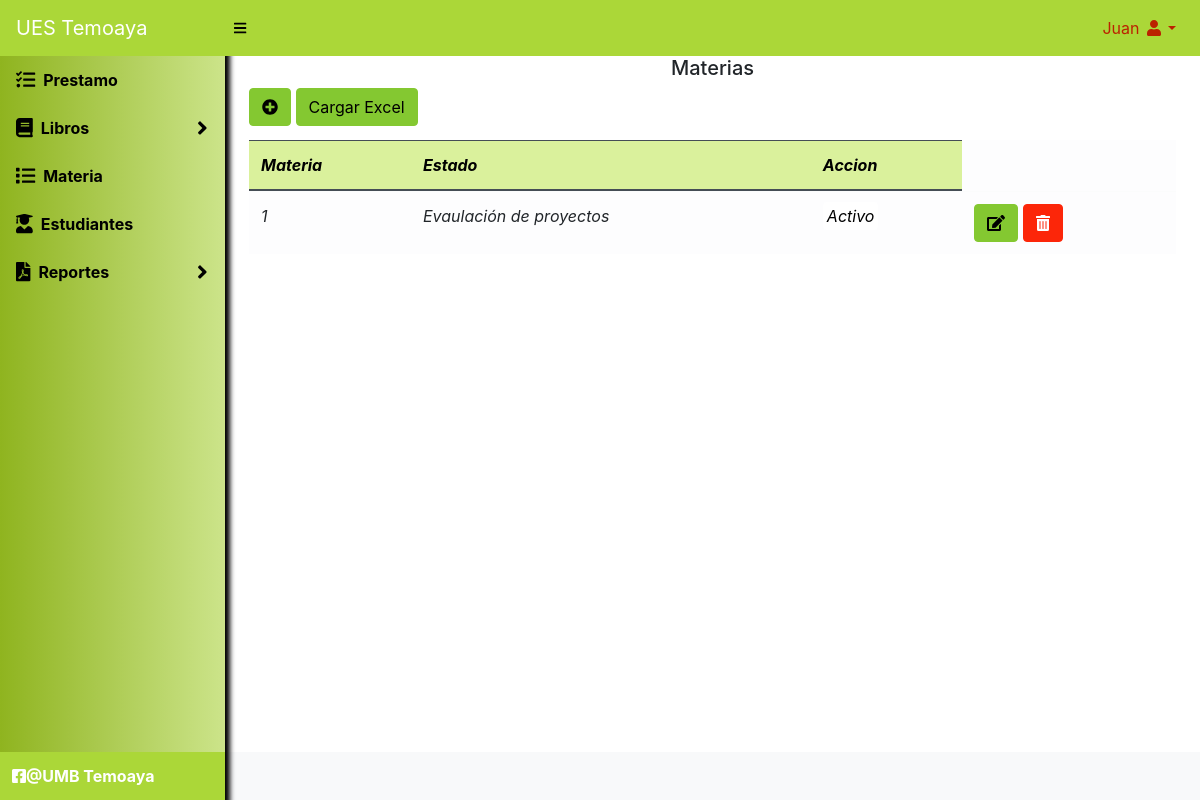
Page /biblioteca/materia (signed in) on the committed database.
### tables this page shows
CREATE TABLE `materia` (
  `id` int(11) NOT NULL,
  `materia` text NOT NULL,
  `estado` tinyint(1) DEFAULT NULL
);

### biblioteca/Libraries/Core/Views.php (called while the page is built)
<?php
class Views{
    function getView($controller, $view, $data="", $alert="", $config = "", $cliente = "")
    {
        $controller = get_class($controller);
        if ($controller == "Home") {
            $view = "Views/".$view.".php";
        }else{
            $view = "Views/" . $controller . "/" . $view . ".php";
        }
        require_once($view);
    }
}
?>

### biblioteca/Controller/Materia.php (called while the page is built, shortened)
<?php
class Materia extends Controllers
{
    public function materia()
    {
        $data = $this->model->selectMateria();
        $this->views->getView($this, "listar", $data);
    }
}
?>

### biblioteca/index.php (called while the page is built, shortened)
<?php
require_once("Helpers/Helpers.php");
require_once("Libraries/Core/Load.php");
?>

### biblioteca/Libraries/Core/Mysql.php (called while the page is built, shortened)
<?php
class Mysql extends Conexion{
    private $conexion;
    function __construct()
    {
        $this->conexion = new Conexion();
        $this->conexion = $this->conexion->conect();
    }
    public function select_all(string $query){
        $this->strquery = $query;
        $result = $this->conexion->prepare($this->strquery);
        $result->execute();
        $data = $result->fetchall(PDO::FETCH_ASSOC);
        return $data;
    }
}
?>

### biblioteca/Libraries/Core/Conexion.php (called while the page is built)
<?php
class Conexion{
    private $conect;
    public function __construct()
    {
      $conexion = "mysql:host=".HOST.";dbname=".BD.";.CHARSET.";
      try {
          $this->conect = new PDO($conexion, DB_USER, PASS);
          $this->conect->setAttribute(PDO::ATTR_ERRMODE, PDO::ERRMODE_EXCEPTION);
      } catch (PDOException $e) {
          $this->conect = "Error en la conexion";
          echo "Error: " . $e->getMessage();
      }
    }
    public function conect()
    {
        return $this->conect;
    }
}
?>

### biblioteca/Models/MateriaModel.php (called while the page is built, shortened)
<?php
class MateriaModel extends Mysql{
    public function selectMateria()
    {
        $sql = "SELECT * FROM materia";
        $res = $this->select_all($sql);
        return $res;
    }
}
?>

### biblioteca/Helpers/Helpers.php (called while the page is built, shortened)
<?php
function base_url()
{
    return BASE_URL;
}
?>

### biblioteca/Views/materia/listar.php (the view, shortened to what this page needs)
<div id="layoutSidenav_content">
    <main>
        <div class="container-fluid">
            <h5 class="text-center">Materias</h5>
            <div class="row">
                <div class="col-lg-12">
                    <button class="btn btn-primary mb-2" type="button" data-toggle="modal" data-target="#nuevoMateria"><i class="fas fa-plus-circle"></i></button>
                    <a href = "http://localhost/importarE/index.php">
                    <button class="btn btn-primary mb-2" type="button"  name="Cargar excel"> Cargar Excel<i i></button>
                    </a>
                    <div class="table-responsive">
                        <table class="table table-light mt-4" id="table">
                            <thead class="thead-dark">
                                <tr>
                                    <th>Materia</th>
                                    <th>Estado</th>
                                    <th>Accion</th>
                                </tr>
                            </thead>
                            <tbody>
                                <?php foreach ($data as $materia) {
                                    if ($materia['estado'] == 1) {
                                        $estado = '<span class="badge-success p-1 rounded">Activo</span>';
                                    } else {
                                        $estado = '<span class="badge-danger p-1 rounded">Inactivo</span>';
                                    }
                                ?>
                                    <tr>
                                        <td><?php echo $materia['id']; ?></td>
                                        <td><?php echo $materia['materia']; ?></td>
                                        <td><?php echo $estado; ?></td>
                                        <td>
                                            <a class="btn btn-primary" href="<?php echo base_url() ?>materia/editar?id=<?php echo $materia['id'] ?>"><i class="fas fa-edit"></i></a>
                                            <?php if ($materia['estado'] == 1) { ?>
                                                <form method="post" action="<?php echo base_url() ?>materia/eliminar" class="d-inline eliminar">
                                                    <button class="btn btn-danger" type="submit"><i class="fas fa-trash-alt"></i></button>
                                                </form>
                                            <?php } ?>
                                        </td>
                                    </tr>
                                <?php } ?>
                            </tbody>
                        </table>
                    </div>
                </div>
            </div>
        </div>
    </main>

### rows in the picture
materia: id "1", materia "Evaulación de proyectos", estado "Activo"

### other values in the picture
$_SESSION['nombre'] "Juan"
